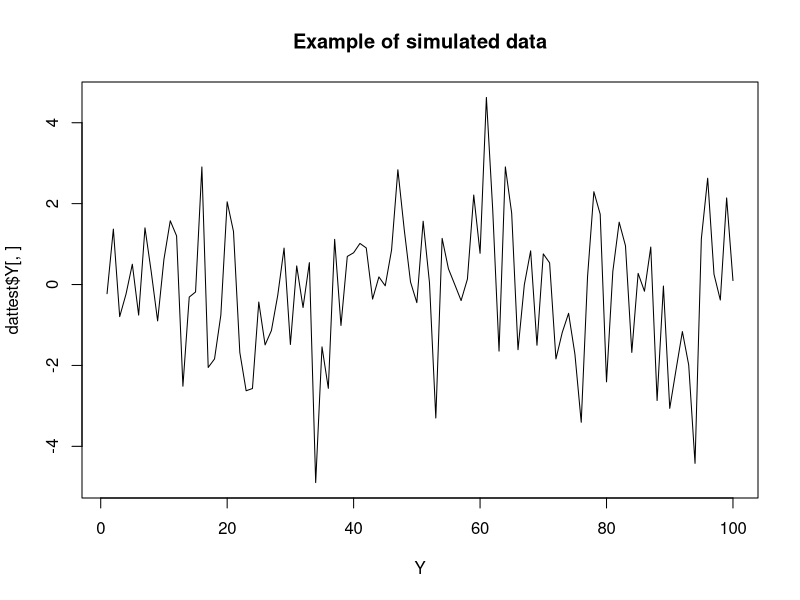

Write R code to recreate this figure.
mysterious.data <- function(N, Nt){
  #
  # Simulate the data from McNeish 2019
  # Intput: 
  #        N: Number of people
  #        Nt: Number of Time points
  # Returns: 
  #          Y (N x Nt)
  #          X (N x Nt)
  #          W (N x 2)
  # 
  
  W1 <- rnorm(N, 0, 1) # this is correct for the output
  W2 <- rnorm(N, 0, 1)
  
  Y <- matrix(NA, nrow=N, ncol=Nt)
  X <- matrix(NA, nrow=N, ncol=Nt)
  
  for (i in 1:N){
    alpha  <-       (0.5 * W1[i]) + (.3 * W2[i]) + rnorm(1,0, sd =sqrt(.3))
    phi    <- 0.2 + (0.1 * W1[i]) + (.05 * W2[i]) + rnorm(1,0, sd =sqrt(.01))
    beta   <- 0.7 + (0.3 * W1[i]) + (.2 * W2[i]) + rnorm(1,0, sd = sqrt(.5))
    ln_var <-       (0.3 * W1[i]) + (.1 * W2[i]) + rnorm(1,0,sd = sqrt(.1))
    
    
    Yi <- rnorm(Nt+1,0,0)
    Yi[1] <- alpha + rnorm(1,0,sd=sqrt(exp(ln_var)))
    Xi <- rnorm(Nt+1, 0 , sd = 1) # Variance = 1 as per paper
    for (t in 2:(Nt+1)){
      Yi[t] <- alpha + phi * (Yi[t - 1]-alpha) + beta * Xi[t] + rnorm(1,0,sd=sqrt(exp(ln_var)))
      
    }
    
    Y[i,] <- Yi[2:(Nt+1)]
    X[i,] <- Xi[2:(Nt+1)]
    
    
  }
  W <- matrix(c(W1,W2), nrow=N, ncol=2, byrow=F)
  return(list(Y = Y,
              X = X,
              W = W))
  
}

dattest <- mysterious.data(1,100)
plot(dattest$Y[,],type="l",main="Example of simulated data",xlab = "Y")
dattest$Y

